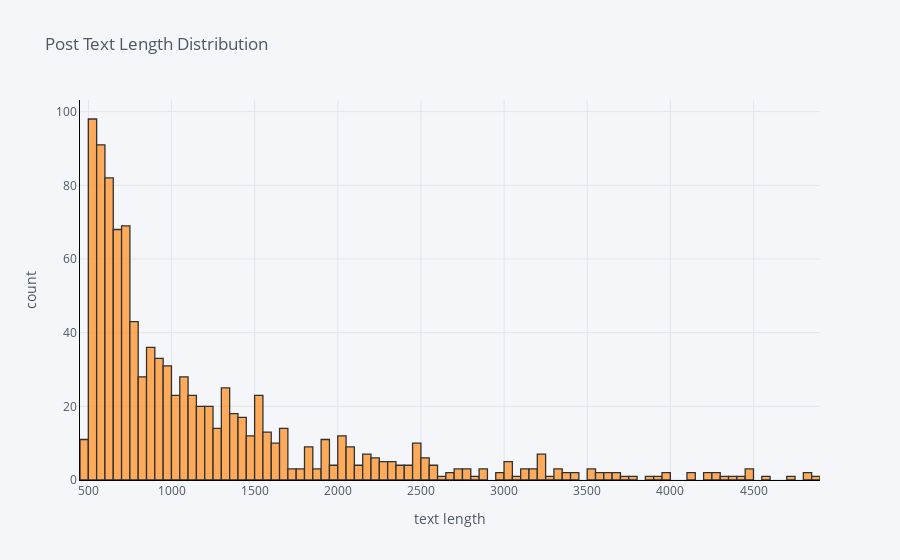

Notebook cell for this chart:
### Code cell
df_ed['text_len'].iplot(
    kind='hist',
    bins=100,
    xTitle='text length',
    linecolor='black',
    yTitle='count',
    title='Post Text Length Distribution')

### Figure 1 — Plotly figure (JSON) as saved in the notebook; plotly's stock layout.template omitted (floating-point values rounded to 4 significant figures; data arrays with more than 128 entries replaced by an {"elided": "..."} marker saying what was removed)
{"data": [{"histfunc": "count", "histnorm": "", "marker": {"color": "rgba(255, 153, 51, 1.0)", "line": {"color": "#000000", "width": 1.3}}, "name": "text_len", "nbinsx": 100, "opacity": 0.8, "orientation": "v", "type": "histogram", "x": {"elided": "1033 int values"}}], "layout": {"barmode": "overlay", "legend": {"bgcolor": "#F5F6F9", "font": {"color": "#4D5663"}}, "paper_bgcolor": "#F5F6F9", "plot_bgcolor": "#F5F6F9", "title": {"font": {"color": "#4D5663"}, "text": "Post Text Length Distribution"}, "xaxis": {"gridcolor": "#E1E5ED", "linecolor": "black", "showgrid": true, "tickfont": {"color": "#4D5663"}, "title": {"font": {"color": "#4D5663"}, "text": "text length"}, "zerolinecolor": "#E1E5ED"}, "yaxis": {"gridcolor": "#E1E5ED", "linecolor": "black", "showgrid": true, "tickfont": {"color": "#4D5663"}, "title": {"font": {"color": "#4D5663"}, "text": "count"}, "zerolinecolor": "#E1E5ED"}}}
